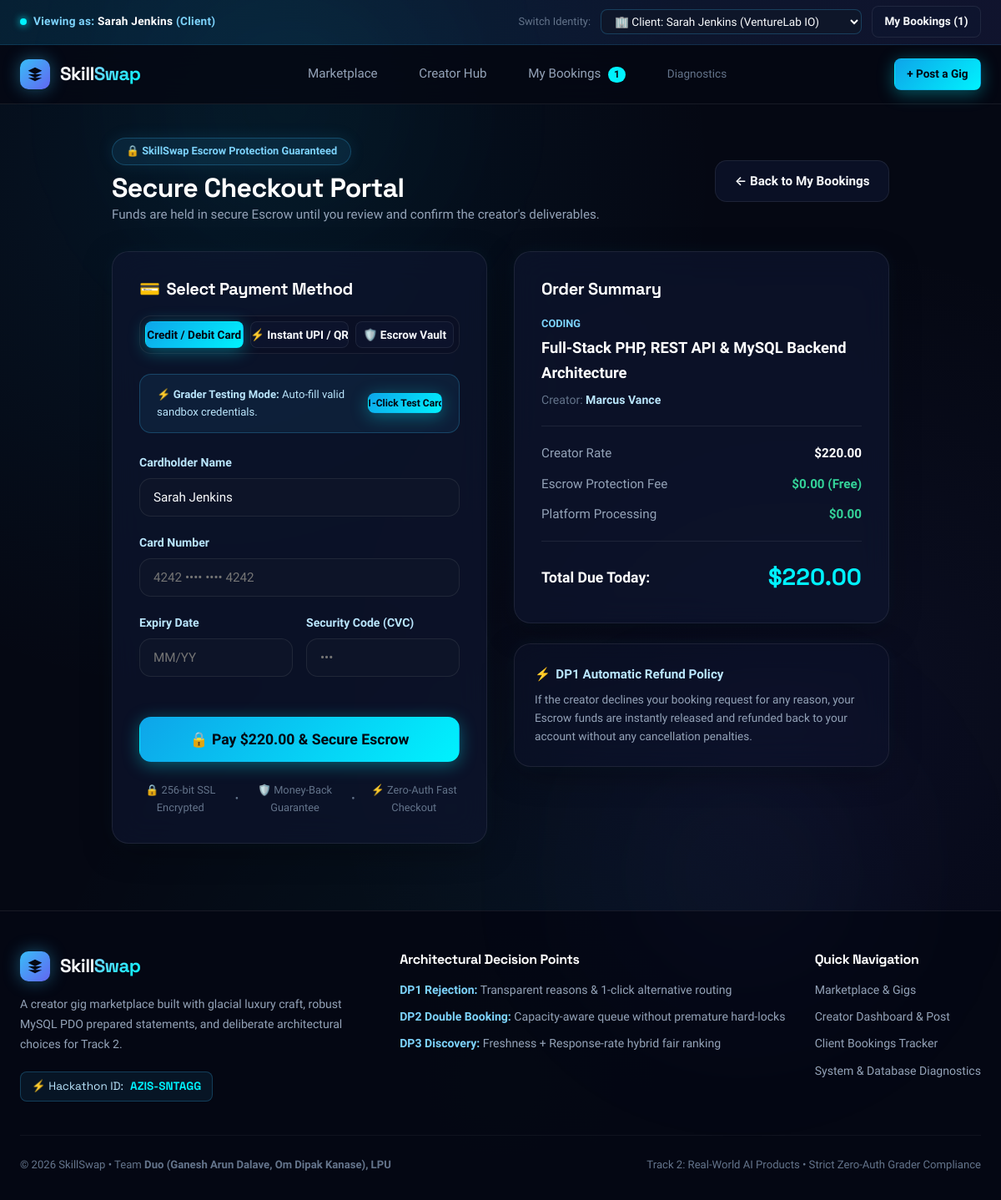
Screenshot of /checkout.php?booking_id=2 with the database file from the repository.
### tables this page shows
CREATE TABLE IF NOT EXISTS `bookings` (
    `id` INT AUTO_INCREMENT PRIMARY KEY,
    `gig_id` INT NOT NULL,
    `gig_title` VARCHAR(200) NOT NULL,
    `category` VARCHAR(50) NOT NULL,
    `rate` DECIMAL(10, 2) NOT NULL,
    `creator_id` INT NOT NULL,
    `creator_name` VARCHAR(100) NOT NULL,
    `client_id` INT DEFAULT NULL,
    `client_name` VARCHAR(100) NOT NULL,
    `message` TEXT DEFAULT NULL,
    `status` ENUM('Pending', 'Accepted', 'Declined') NOT NULL DEFAULT 'Pending',
    `payment_status` ENUM('Unpaid', 'Held_In_Escrow', 'Released_To_Creator', 'Refunded') NOT NULL DEFAULT 'Unpaid',
    `decline_reason` VARCHAR(255) DEFAULT NULL,
    `booked_date` DATE DEFAULT NULL,
    `created_at` TIMESTAMP DEFAULT CURRENT_TIMESTAMP,
    `updated_at` TIMESTAMP DEFAULT CURRENT_TIMESTAMP ON UPDATE CURRENT_TIMESTAMP,
    INDEX `idx_creator_status` (`creator_id`, `status`),
    INDEX `idx_client_status` (`client_name`, `status`),
    INDEX `idx_gig` (`gig_id`)
);

CREATE TABLE IF NOT EXISTS `gigs` (
    `id` INT AUTO_INCREMENT PRIMARY KEY,
    `creator_id` INT NOT NULL,
    `creator_name` VARCHAR(100) NOT NULL,
    `title` VARCHAR(200) NOT NULL,
    `category` ENUM('Design', 'Writing', 'Video Editing', 'Music', 'Coding', 'Tutoring', 'Other') NOT NULL,
    `rate` DECIMAL(10, 2) NOT NULL,
    `description` TEXT NOT NULL,
    `max_concurrent_slots` INT DEFAULT 3,
    `created_at` TIMESTAMP DEFAULT CURRENT_TIMESTAMP,
    INDEX `idx_category` (`category`),
    INDEX `idx_creator` (`creator_id`)
);

### includes/functions.php (called while the page is built, shortened)
<?php
function h(?string $value): string {
    return htmlspecialchars((string)$value, ENT_QUOTES, 'UTF-8');
}
function formatRate(float|int|string $rate): string {
    return '$' . number_format((float)$rate, 2);
}
function getGigById(int $gigId): ?array {
    $pdo = getDB();
    $sql = "SELECT g.*,
                   COALESCE(c.avatar, 'https://images.unsplash.com/photo-1534528741775-53994a69daeb?w=150') AS avatar,
                   COALESCE(c.tagline, 'Creator on SkillSwap') AS creator_tagline,
                   COALESCE(c.rating, 4.90) AS rating,
                   COALESCE(c.response_rate, 98) AS response_rate,
                   (SELECT COUNT(*) FROM bookings b WHERE b.gig_id = g.id AND b.status = 'Accepted') AS active_accepted_bookings,
                   (SELECT COUNT(*) FROM bookings b WHERE b.gig_id = g.id AND b.status = 'Pending') AS active_pending_bookings
            FROM gigs g
            LEFT JOIN creators c ON g.creator_id = c.id
            WHERE g.id = :id";
    $stmt = $pdo->prepare($sql);
    $stmt->execute([':id' => $gigId]);
    $gig = $stmt->fetch();
    if ($gig) {
        $maxSlots = (int)($gig['max_concurrent_slots'] ?? 3);
        $activeSlots = (int)$gig['active_accepted_bookings'];
        $gig['is_full'] = $activeSlots >= $maxSlots;
        $gig['remaining_slots'] = max(0, $maxSlots - $activeSlots);
    }
    return $gig ?: null;
}

### checkout.php (the view, shortened to what this page needs)
<?php
require_once __DIR__ . '/includes/functions.php';
require_once __DIR__ . '/includes/payment.php';
$bookingId = isset($_GET['booking_id']) ? (int)$_GET['booking_id'] : 0;
$gigId = isset($_GET['gig_id']) ? (int)$_GET['gig_id'] : 0;
$booking = null;
if ($bookingId > 0) {
    $pdo = getDB();
    $stmt = $pdo->prepare("SELECT * FROM bookings WHERE id = :id");
    $stmt->execute([':id' => $bookingId]);
    $booking = $stmt->fetch();
}
if ($booking) {
    $gig = getGigById((int)$booking['gig_id']);
    $amount = (float)$booking['rate'];
    $itemTitle = $booking['gig_title'];
    $creatorName = $booking['creator_name'];
}
require_once __DIR__ . '/includes/header.php';
?>
<main class="container" style="padding-top: 2.5rem; max-width: 980px;">
    <div style="margin-bottom: 2rem; display: flex; justify-content: space-between; align-items: center; flex-wrap: wrap; gap: 1rem;">
        <div>
            <div class="hero-pill" style="margin-bottom: 0.5rem; font-size: 0.8rem;">
                🔒 SkillSwap Escrow Protection Guaranteed
            </div>
            <h1 style="font-size: 2rem; color: #fff;">Secure Checkout Portal</h1>
            <p class="text-muted" style="font-size: 0.95rem;">
                Funds are held in secure Escrow until you review and confirm the creator's deliverables.
            </p>
        </div>
        <a href="my_bookings.php" class="btn btn-secondary">
            <span>&larr; Back to My Bookings</span>
        </a>
    </div>
    <div style="display: grid; grid-template-columns: repeat(auto-fit, minmax(320px, 1fr)); gap: 2rem; margin-bottom: 4rem;">
        <div class="glass-panel reveal stagger-1" style="padding: 2rem;">
            <h3 style="color: #fff; font-size: 1.25rem; margin-bottom: 1.25rem; display: flex; align-items: center; gap: 0.5rem;">
                <span>💳</span> Select Payment Method
            </h3>
            <div style="display: flex; gap: 0.5rem; margin-bottom: 1.5rem; background: var(--bg-surface); padding: 0.35rem; border-radius: var(--radius-md); border: 1px solid var(--border-subtle);">
                <button type="button" class="btn btn-sm btn-primary" id="tab-card" style="flex: 1;" onclick="switchPaymentTab('card')">
                    Credit / Debit Card
                </button>
                <button type="button" class="btn btn-sm btn-secondary" id="tab-upi" style="flex: 1;" onclick="switchPaymentTab('upi')">
                    ⚡ Instant UPI / QR
                </button>
                <button type="button" class="btn btn-sm btn-secondary" id="tab-escrow" style="flex: 1;" onclick="switchPaymentTab('escrow')">
                    🛡️ Escrow Vault
                </button>
            </div>
            <div style="background: rgba(56, 189, 248, 0.08); border: 1px solid var(--border-ice); padding: 0.85rem 1.25rem; border-radius: var(--radius-md); margin-bottom: 1.5rem; display: flex; justify-content: space-between; align-items: center;">
                <div style="font-size: 0.82rem; color: var(--ice-200);">
                    ⚡ <strong>Grader Testing Mode:</strong> Auto-fill valid sandbox credentials.
                </div>
                <button type="button" class="btn btn-sm btn-primary" onclick="autoFillSandboxCard()" style="font-size: 0.75rem; padding: 0.25rem 0.6rem;">
                    1-Click Test Card
                </button>
            </div>
            <form id="checkout-form" method="POST" action="actions/process_payment.php">
                <div id="section-card">
                    <div class="form-group">
                        <label class="form-label" for="card-name">Cardholder Name</label>
                        <input type="text" id="card-name" name="card_name" class="form-control"
                               value="<?= h($clientName) ?>" required placeholder="e.g. Sarah Jenkins">
                    </div>
                    <div class="form-group">
                        <label class="form-label" for="card-number">Card Number</label>
                        <input type="text" id="card-number" name="card_number" class="form-control"
                               placeholder="4242 &bull;&bull;&bull;&bull; &bull;&bull;&bull;&bull; 4242" maxlength="19" required>
                    </div>
                    <div style="display: grid; grid-template-columns: 1fr 1fr; gap: 1rem;">
                        <div class="form-group">
                            <label class="form-label" for="card-expiry">Expiry Date</label>
                            <input type="text" id="card-expiry" name="card_expiry" class="form-control"
                                   placeholder="MM/YY" maxlength="5" required>
                        </div>
                        <div class="form-group">
                            <label class="form-label" for="card-cvc">Security Code (CVC)</label>
                            <input type="password" id="card-cvc" name="card_cvc" class="form-control"
                                   placeholder="•••" maxlength="4" required>
                        </div>
                    </div>
                </div>
                <div style="margin-top: 1.75rem;">
                    <button type="submit" id="btn-pay-now" class="btn btn-primary btn-lg" style="width: 100%;">
                        <span>🔒 Pay <?= formatRate($amount) ?> & Secure Escrow</span>
                    </button>
                </div>
            </form>
            <div style="margin-top: 1.5rem; text-align: center; font-size: 0.8rem; color: var(--text-muted); display: flex; align-items: center; justify-content: center; gap: 1rem;">
                <span>🔒 256-bit SSL Encrypted</span>
                <span>&bull;</span>
                <span>🛡️ Money-Back Guarantee</span>
                <span>&bull;</span>
                <span>⚡ Zero-Auth Fast Checkout</span>
            </div>
        </div>
        <div class="reveal stagger-2">
            <div class="glass-panel" style="padding: 2rem; margin-bottom: 1.5rem;">
                <h3 style="color: #fff; font-size: 1.25rem; margin-bottom: 1.25rem;">Order Summary</h3>
                <div style="border-bottom: 1px solid var(--border-subtle); padding-bottom: 1.25rem; margin-bottom: 1.25rem;">
                    <div style="font-size: 0.8rem; color: var(--ice-300); font-weight: 700; text-transform: uppercase;">
                        <?= h($gig['category'] ?? 'Gig Service') ?>
                    </div>
                    <div style="font-size: 1.15rem; font-weight: 700; color: #fff; margin-top: 0.25rem;">
                        <?= h($itemTitle) ?>
                    </div>
                    <div style="font-size: 0.88rem; color: var(--text-muted); margin-top: 0.4rem;">
                        Creator: <strong style="color: var(--ice-200);"><?= h($creatorName) ?></strong>
                    </div>
                </div>
                <div style="display: flex; flex-direction: column; gap: 0.75rem; font-size: 0.95rem; margin-bottom: 1.25rem;">
                    <div style="display: flex; justify-content: space-between;">
                        <span class="text-muted">Creator Rate</span>
                        <span style="color: #fff; font-weight: 600;"><?= formatRate($amount) ?></span>
                    </div>
                    <div style="display: flex; justify-content: space-between;">
                        <span class="text-muted">Escrow Protection Fee</span>
                        <span style="color: #34d399; font-weight: 600;">$0.00 (Free)</span>
                    </div>
                    <div style="display: flex; justify-content: space-between;">
                        <span class="text-muted">Platform Processing</span>
                        <span style="color: #34d399; font-weight: 600;">$0.00</span>
                    </div>
                </div>
                <div style="display: flex; justify-content: space-between; align-items: center; border-top: 1px solid var(--border-subtle); padding-top: 1.25rem;">
                    <span style="font-size: 1.1rem; font-weight: 700; color: #fff;">Total Due Today:</span>
                    <span style="font-family: var(--font-heading); font-size: 1.75rem; font-weight: 800; color: var(--ice-cyan);">
                        <?= formatRate($amount) ?>
                    </span>
                </div>
            </div>
            <div class="glass-panel" style="padding: 1.5rem; background: rgba(14, 22, 48, 0.45);">
                <div style="font-weight: 700; color: var(--ice-200); font-size: 0.95rem; margin-bottom: 0.5rem; display: flex; align-items: center; gap: 0.4rem;">
                    <span>⚡</span> DP1 Automatic Refund Policy
                </div>
                <p style="font-size: 0.85rem; color: var(--text-secondary); line-height: 1.6;">
                    If the creator declines your booking request for any reason, your Escrow funds are instantly released and refunded back to your account without any cancellation penalties.
                </p>
            </div>
        </div>
    </div>
</main>
<?php require_once __DIR__ . '/includes/footer.php'; ?>

### rows the page displays
bookings: card_name "Sarah Jenkins", rate "$220.00", gig_title "Full-Stack PHP, REST API & MySQL Backend Architecture", creator_name "Marcus Vance"
gigs: category "CODING"

### other values shown
$activePersona['name'] "Sarah Jenkins"
$activePersona['type'] "Client"
$pendingBadgeCount "1"
